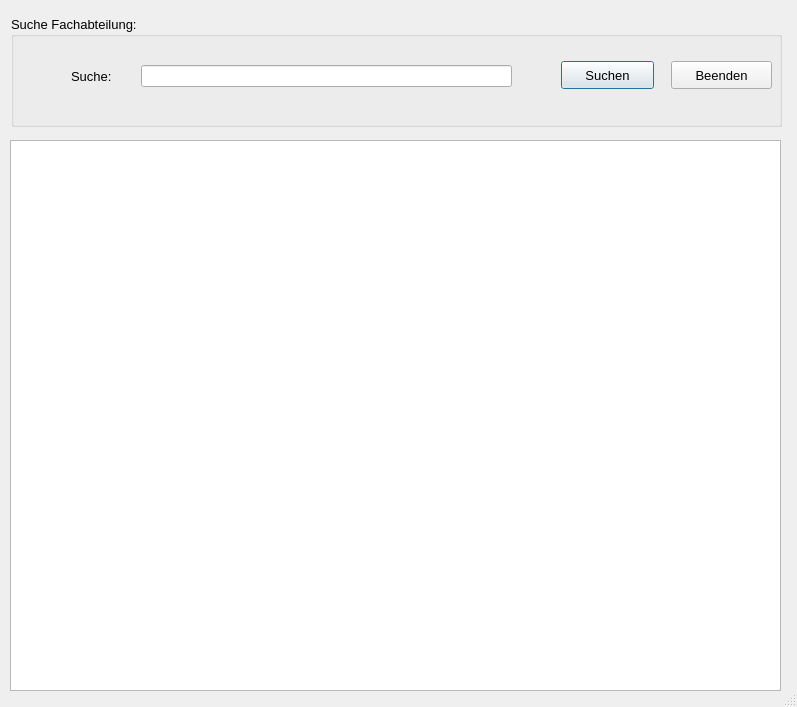
<?xml version="1.0" encoding="UTF-8"?>
<ui version="4.0">
 <class>Dialog</class>
 <widget class="QDialog" name="Dialog">
  <property name="geometry">
   <rect>
    <x>0</x>
    <y>0</y>
    <width>797</width>
    <height>707</height>
   </rect>
  </property>
  <property name="minimumSize">
   <size>
    <width>797</width>
    <height>703</height>
   </size>
  </property>
  <property name="windowTitle">
   <string>Suche</string>
  </property>
  <property name="sizeGripEnabled">
   <bool>true</bool>
  </property>
  <widget class="QTableWidget" name="twAnzeige_suche">
   <property name="geometry">
    <rect>
     <x>10</x>
     <y>140</y>
     <width>771</width>
     <height>551</height>
    </rect>
   </property>
   <property name="font">
    <font>
     <pointsize>10</pointsize>
    </font>
   </property>
   <property name="editTriggers">
    <set>QAbstractItemView::NoEditTriggers</set>
   </property>
   <property name="alternatingRowColors">
    <bool>true</bool>
   </property>
  </widget>
  <widget class="QGroupBox" name="gbSuche">
   <property name="geometry">
    <rect>
     <x>11</x>
     <y>16</y>
     <width>771</width>
     <height>111</height>
    </rect>
   </property>
   <property name="font">
    <font>
     <pointsize>10</pointsize>
    </font>
   </property>
   <property name="title">
    <string>Suche Fachabteilung:</string>
   </property>
   <widget class="QPushButton" name="btSuchen">
    <property name="geometry">
     <rect>
      <x>550</x>
      <y>45</y>
      <width>93</width>
      <height>28</height>
     </rect>
    </property>
    <property name="font">
     <font>
      <pointsize>10</pointsize>
     </font>
    </property>
    <property name="text">
     <string>Suchen</string>
    </property>
    <property name="icon">
     <iconset>
      <normaloff>../../_Symbole/UsedSymbols/searchmagnifierinterfacesymbol1_79893.ico</normaloff>../../_Symbole/UsedSymbols/searchmagnifierinterfacesymbol1_79893.ico</iconset>
    </property>
   </widget>
   <widget class="QPushButton" name="pB_BEENDEN">
    <property name="geometry">
     <rect>
      <x>660</x>
      <y>45</y>
      <width>101</width>
      <height>28</height>
     </rect>
    </property>
    <property name="font">
     <font>
      <pointsize>10</pointsize>
     </font>
    </property>
    <property name="text">
     <string>Beenden</string>
    </property>
    <property name="icon">
     <iconset>
      <normaloff>../../_Symbole/UsedSymbols/log-out_icon-icons.com_50106.ico</normaloff>../../_Symbole/UsedSymbols/log-out_icon-icons.com_50106.ico</iconset>
    </property>
   </widget>
   <widget class="QLabel" name="lbSuche">
    <property name="geometry">
     <rect>
      <x>60</x>
      <y>52</y>
      <width>91</width>
      <height>16</height>
     </rect>
    </property>
    <property name="font">
     <font>
      <pointsize>10</pointsize>
     </font>
    </property>
    <property name="text">
     <string>Suche:</string>
    </property>
   </widget>
   <widget class="QLineEdit" name="leSuche">
    <property name="geometry">
     <rect>
      <x>130</x>
      <y>49</y>
      <width>371</width>
      <height>22</height>
     </rect>
    </property>
    <property name="font">
     <font>
      <pointsize>10</pointsize>
     </font>
    </property>
   </widget>
  </widget>
 </widget>
 <resources/>
 <connections/>
</ui>
